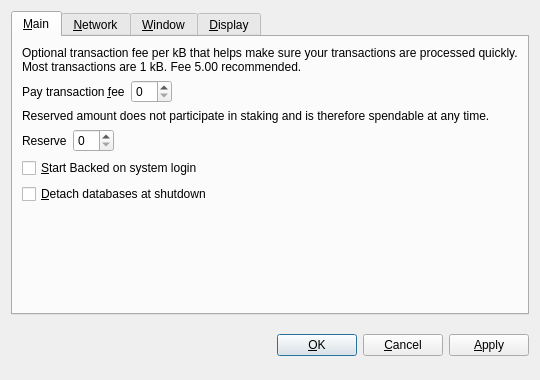
<?xml version="1.0" encoding="UTF-8"?>
<ui version="4.0">
 <class>OptionsDialog</class>
 <widget class="QDialog" name="OptionsDialog">
  <property name="geometry">
   <rect>
    <x>0</x>
    <y>0</y>
    <width>540</width>
    <height>380</height>
   </rect>
  </property>
  <property name="windowTitle">
   <string>Options</string>
  </property>
  <property name="modal">
   <bool>true</bool>
  </property>
  <layout class="QVBoxLayout" name="verticalLayout">
   <item>
    <widget class="QTabWidget" name="tabWidget">
     <property name="tabPosition">
      <enum>QTabWidget::North</enum>
     </property>
     <property name="currentIndex">
      <number>0</number>
     </property>
     <widget class="QWidget" name="tabMain">
      <attribute name="title">
       <string>&amp;Main</string>
      </attribute>
      <layout class="QVBoxLayout" name="verticalLayout_Main">
       <item>
        <widget class="QLabel" name="transactionFeeInfoLabel">
         <property name="text">
          <string>Optional transaction fee per kB that helps make sure your transactions are processed quickly. Most transactions are 1 kB. Fee 5.00 recommended.</string>
         </property>
         <property name="textFormat">
          <enum>Qt::PlainText</enum>
         </property>
         <property name="wordWrap">
          <bool>true</bool>
         </property>
        </widget>
       </item>
       <item>
        <layout class="QHBoxLayout" name="horizontalLayoutFee">
         <item>
          <widget class="QLabel" name="transactionFeeLabel">
           <property name="text">
            <string>Pay transaction &amp;fee</string>
           </property>
           <property name="textFormat">
            <enum>Qt::PlainText</enum>
           </property>
           <property name="buddy">
            <cstring>transactionFee</cstring>
           </property>
          </widget>
         </item>
         <item>
          <widget class="BitcoinAmountField" name="transactionFee"/>
         </item>
         <item>
          <spacer name="horizontalSpacerFee">
           <property name="orientation">
            <enum>Qt::Horizontal</enum>
           </property>
           <property name="sizeHint" stdset="0">
            <size>
             <width>40</width>
             <height>20</height>
            </size>
           </property>
          </spacer>
         </item>
        </layout>
       </item>
       <item>
        <widget class="QLabel" name="reserveBalanceInfoLabel">
         <property name="text">
          <string>Reserved amount does not participate in staking and is therefore spendable at any time.</string>
         </property>
         <property name="textFormat">
          <enum>Qt::PlainText</enum>
         </property>
         <property name="wordWrap">
          <bool>true</bool>
         </property>
        </widget>
       </item>
       <item>
        <layout class="QHBoxLayout" name="horizontalLayoutReserveBalance">
         <item>
          <widget class="QLabel" name="reserveBalanceLabel">
           <property name="text">
            <string>Reserve</string>
           </property>
           <property name="textFormat">
            <enum>Qt::PlainText</enum>
           </property>
           <property name="buddy">
            <cstring>reserveBalance</cstring>
           </property>
          </widget>
         </item>
         <item>
          <widget class="BitcoinAmountField" name="reserveBalance"/>
         </item>
         <item>
          <spacer name="horizontalSpacerReserveBalance">
           <property name="orientation">
            <enum>Qt::Horizontal</enum>
           </property>
           <property name="sizeHint" stdset="0">
            <size>
             <width>40</width>
             <height>20</height>
            </size>
           </property>
          </spacer>
         </item>
        </layout>
       </item>
       <item>
        <widget class="QCheckBox" name="bitcoinAtStartup">
         <property name="toolTip">
          <string>Automatically start Backed after logging in to the system.</string>
         </property>
         <property name="text">
          <string>&amp;Start Backed on system login</string>
         </property>
        </widget>
       </item>
       <item>
        <widget class="QCheckBox" name="detachDatabases">
         <property name="toolTip">
          <string>Detach block and address databases at shutdown. This means they can be moved to another data directory, but it slows down shutdown. The wallet is always detached.</string>
         </property>
         <property name="text">
          <string>&amp;Detach databases at shutdown</string>
         </property>
        </widget>
       </item>
       <item>
        <spacer name="verticalSpacer_Main">
         <property name="orientation">
          <enum>Qt::Vertical</enum>
         </property>
         <property name="sizeHint" stdset="0">
          <size>
           <width>20</width>
           <height>40</height>
          </size>
         </property>
        </spacer>
       </item>
      </layout>
     </widget>
     <widget class="QWidget" name="tabNetwork">
      <attribute name="title">
       <string>&amp;Network</string>
      </attribute>
      <layout class="QVBoxLayout" name="verticalLayout_Network">
       <item>
        <widget class="QCheckBox" name="mapPortUpnp">
         <property name="toolTip">
          <string>Automatically open the Backed client port on the router. This only works when your router supports UPnP and it is enabled.</string>
         </property>
         <property name="text">
          <string>Map port using &amp;UPnP</string>
         </property>
        </widget>
       </item>
       <item>
        <widget class="QCheckBox" name="connectSocks">
         <property name="toolTip">
          <string>Connect to the Backed network through a SOCKS proxy (e.g. when connecting through Tor).</string>
         </property>
         <property name="text">
          <string>&amp;Connect through SOCKS proxy:</string>
         </property>
        </widget>
       </item>
       <item>
        <layout class="QHBoxLayout" name="horizontalLayout_Network">
         <item>
          <widget class="QLabel" name="proxyIpLabel">
           <property name="text">
            <string>Proxy &amp;IP:</string>
           </property>
           <property name="textFormat">
            <enum>Qt::PlainText</enum>
           </property>
           <property name="buddy">
            <cstring>proxyIp</cstring>
           </property>
          </widget>
         </item>
         <item>
          <widget class="QValidatedLineEdit" name="proxyIp">
           <property name="maximumSize">
            <size>
             <width>140</width>
             <height>16777215</height>
            </size>
           </property>
           <property name="toolTip">
            <string>IP address of the proxy (e.g. 127.0.0.1)</string>
           </property>
          </widget>
         </item>
         <item>
          <widget class="QLabel" name="proxyPortLabel">
           <property name="text">
            <string>&amp;Port:</string>
           </property>
           <property name="textFormat">
            <enum>Qt::PlainText</enum>
           </property>
           <property name="buddy">
            <cstring>proxyPort</cstring>
           </property>
          </widget>
         </item>
         <item>
          <widget class="QLineEdit" name="proxyPort">
           <property name="maximumSize">
            <size>
             <width>55</width>
             <height>16777215</height>
            </size>
           </property>
           <property name="toolTip">
            <string>Port of the proxy (e.g. 9050)</string>
           </property>
          </widget>
         </item>
         <item>
          <widget class="QLabel" name="socksVersionLabel">
           <property name="text">
            <string>SOCKS &amp;Version:</string>
           </property>
           <property name="textFormat">
            <enum>Qt::PlainText</enum>
           </property>
           <property name="buddy">
            <cstring>socksVersion</cstring>
           </property>
          </widget>
         </item>
         <item>
          <widget class="QValueComboBox" name="socksVersion">
           <property name="toolTip">
            <string>SOCKS version of the proxy (e.g. 5)</string>
           </property>
          </widget>
         </item>
         <item>
          <spacer name="horizontalSpacer_Network">
           <property name="orientation">
            <enum>Qt::Horizontal</enum>
           </property>
           <property name="sizeHint" stdset="0">
            <size>
             <width>40</width>
             <height>20</height>
            </size>
           </property>
          </spacer>
         </item>
        </layout>
       </item>
       <item>
        <spacer name="verticalSpacer_Network">
         <property name="orientation">
          <enum>Qt::Vertical</enum>
         </property>
         <property name="sizeHint" stdset="0">
          <size>
           <width>20</width>
           <height>40</height>
          </size>
         </property>
        </spacer>
       </item>
      </layout>
     </widget>
     <widget class="QWidget" name="tabWindow">
      <attribute name="title">
       <string>&amp;Window</string>
      </attribute>
      <layout class="QVBoxLayout" name="verticalLayout_Window">
       <item>
        <widget class="QCheckBox" name="minimizeToTray">
         <property name="toolTip">
          <string>Show only a tray icon after minimizing the window.</string>
         </property>
         <property name="text">
          <string>&amp;Minimize to the tray instead of the taskbar</string>
         </property>
        </widget>
       </item>
       <item>
        <widget class="QCheckBox" name="minimizeOnClose">
         <property name="toolTip">
          <string>Minimize instead of exit the application when the window is closed. When this option is enabled, the application will be closed only after selecting Quit in the menu.</string>
         </property>
         <property name="text">
          <string>M&amp;inimize on close</string>
         </property>
        </widget>
       </item>
       <item>
        <spacer name="verticalSpacer_Window">
         <property name="orientation">
          <enum>Qt::Vertical</enum>
         </property>
         <property name="sizeHint" stdset="0">
          <size>
           <width>20</width>
           <height>40</height>
          </size>
         </property>
        </spacer>
       </item>
      </layout>
     </widget>
     <widget class="QWidget" name="tabDisplay">
      <attribute name="title">
       <string>&amp;Display</string>
      </attribute>
      <layout class="QVBoxLayout" name="verticalLayout_Display">
       <item>
        <layout class="QHBoxLayout" name="horizontalLayout_1_Display">
         <item>
          <widget class="QLabel" name="langLabel">
           <property name="text">
            <string>User Interface &amp;language:</string>
           </property>
           <property name="textFormat">
            <enum>Qt::PlainText</enum>
           </property>
           <property name="buddy">
            <cstring>lang</cstring>
           </property>
          </widget>
         </item>
         <item>
          <widget class="QValueComboBox" name="lang">
           <property name="toolTip">
            <string>The user interface language can be set here. This setting will take effect after restarting Backed.</string>
           </property>
          </widget>
         </item>
        </layout>
       </item>
       <item>
        <layout class="QHBoxLayout" name="horizontalLayout_2_Display">
         <item>
          <widget class="QLabel" name="unitLabel">
           <property name="text">
            <string>&amp;Unit to show amounts in:</string>
           </property>
           <property name="textFormat">
            <enum>Qt::PlainText</enum>
           </property>
           <property name="buddy">
            <cstring>unit</cstring>
           </property>
          </widget>
         </item>
         <item>
          <widget class="QValueComboBox" name="unit">
           <property name="toolTip">
            <string>Choose the default subdivision unit to show in the interface and when sending coins.</string>
           </property>
          </widget>
         </item>
        </layout>
       </item>
       <item>
        <widget class="QCheckBox" name="displayAddresses">
         <property name="toolTip">
          <string>Whether to show Backed addresses in the transaction list or not.</string>
         </property>
         <property name="text">
          <string>&amp;Display addresses in transaction list</string>
         </property>
        </widget>
       </item>
       <item>
        <widget class="QCheckBox" name="coinControlFeatures">
         <property name="toolTip">
          <string>Whether to show coin control features or not.</string>
         </property>
         <property name="text">
          <string>Display coin &amp;control features (experts only!)</string>
         </property>
        </widget>
       </item>
       <item>
        <spacer name="verticalSpacer_Display">
         <property name="orientation">
          <enum>Qt::Vertical</enum>
         </property>
         <property name="sizeHint" stdset="0">
          <size>
           <width>20</width>
           <height>40</height>
          </size>
         </property>
        </spacer>
       </item>
      </layout>
     </widget>
    </widget>
   </item>
   <item>
    <layout class="QHBoxLayout" name="horizontalLayout_Buttons">
     <item>
      <spacer name="horizontalSpacer_1">
       <property name="orientation">
        <enum>Qt::Horizontal</enum>
       </property>
       <property name="sizeHint" stdset="0">
        <size>
         <width>40</width>
         <height>48</height>
        </size>
       </property>
      </spacer>
     </item>
     <item>
      <widget class="QLabel" name="statusLabel">
       <property name="font">
        <font>
         <weight>75</weight>
         <bold>true</bold>
        </font>
       </property>
       <property name="text">
        <string/>
       </property>
       <property name="textFormat">
        <enum>Qt::PlainText</enum>
       </property>
       <property name="wordWrap">
        <bool>true</bool>
       </property>
      </widget>
     </item>
     <item>
      <spacer name="horizontalSpacer_2">
       <property name="orientation">
        <enum>Qt::Horizontal</enum>
       </property>
       <property name="sizeHint" stdset="0">
        <size>
         <width>40</width>
         <height>48</height>
        </size>
       </property>
      </spacer>
     </item>
     <item>
      <widget class="QPushButton" name="okButton">
       <property name="text">
        <string>&amp;OK</string>
       </property>
      </widget>
     </item>
     <item>
      <widget class="QPushButton" name="cancelButton">
       <property name="text">
        <string>&amp;Cancel</string>
       </property>
       <property name="autoDefault">
        <bool>false</bool>
       </property>
      </widget>
     </item>
     <item>
      <widget class="QPushButton" name="applyButton">
       <property name="text">
        <string>&amp;Apply</string>
       </property>
       <property name="autoDefault">
        <bool>false</bool>
       </property>
      </widget>
     </item>
    </layout>
   </item>
  </layout>
 </widget>
 <customwidgets>
  <customwidget>
   <class>BitcoinAmountField</class>
   <extends>QSpinBox</extends>
   <header>bitcoinamountfield.h</header>
  </customwidget>
  <customwidget>
   <class>QValueComboBox</class>
   <extends>QComboBox</extends>
   <header>qvaluecombobox.h</header>
  </customwidget>
  <customwidget>
   <class>QValidatedLineEdit</class>
   <extends>QLineEdit</extends>
   <header>qvalidatedlineedit.h</header>
  </customwidget>
 </customwidgets>
 <resources/>
 <connections/>
</ui>
